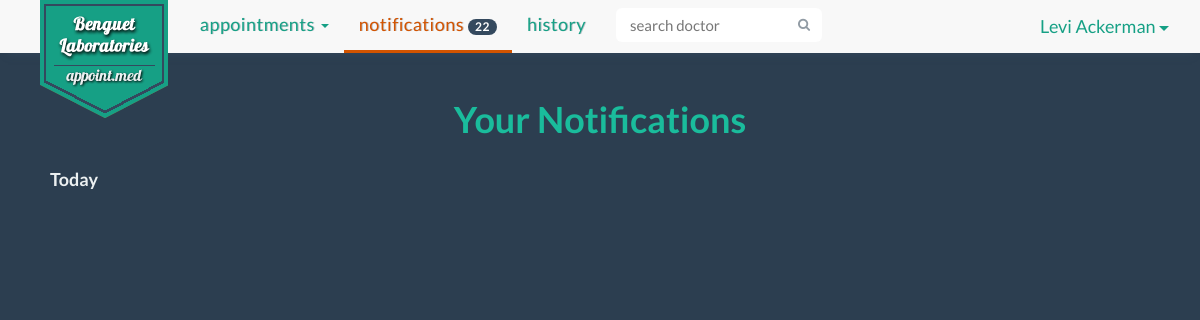
The app's page /notifications.php (signed in), older data.
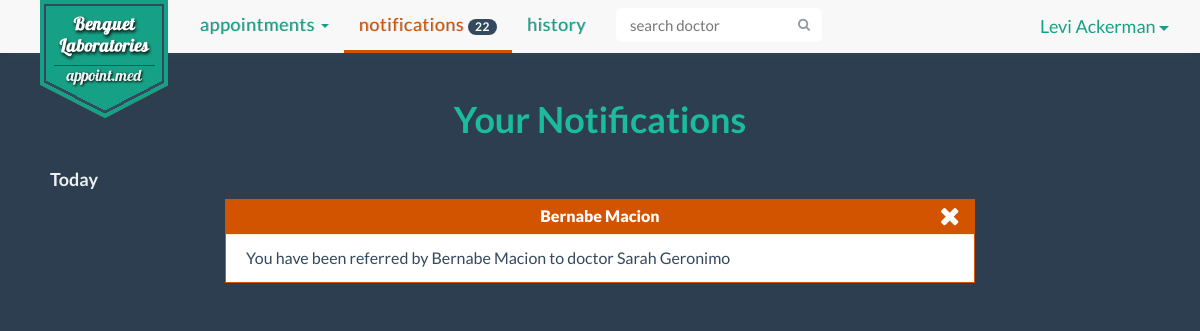
The same page, newer data.
### tables this page shows
CREATE TABLE IF NOT EXISTS `notification` (
  `indicator` varchar(100) NOT NULL,
  `doctor_id` varchar(100) NOT NULL,
  `patient_id` varchar(100) NOT NULL,
  `notif_id` varchar(100) NOT NULL,
  `notification` text NOT NULL,
  KEY `patient_id` (`patient_id`),
  KEY `notif_id` (`notif_id`),
  FULLTEXT KEY `doctor_id` (`doctor_id`)
);

CREATE TABLE IF NOT EXISTS `doctor` (
  `doctor_id` varchar(100) NOT NULL,
  `doctor_name` text NOT NULL,
  `specialization` text NOT NULL,
  `doctor_status` enum('On Leave','Emergency','In','Out','Sick Leave') NOT NULL,
  `email` varchar(100) NOT NULL,
  `username` varchar(100) NOT NULL,
  PRIMARY KEY (`doctor_id`),
  KEY `username` (`username`)
);

### notifications.php (the view, shortened to what this page needs)
<!DOCTYPE html>
<html lang="en">
    <?php
        include 'include/head.php';
        include 'connectdatabase.php';
    ?>
  <body>
    <div class="container">
        <?php
            $username = $_SESSION['username'];
            $result = mysqli_query($con, "SELECT * FROM patient WHERE username LIKE '$username'" );
            $row =  mysqli_fetch_array($result);
            $patient_id = $row['patient_id'];
            $n_result = mysqli_query($con, "SELECT * FROM notification WHERE patient_id LIKE '$patient_id'" );
        ?>
        <?php
            include 'include/pt-nav-start.php';
        ?>
                    <ul class="nav navbar-nav">
                        <li class="dropdown">
                            <a href="#" class="dropdown-toggle" data-toggle="dropdown" role="button" aria-expanded="false">Appointments <span class="caret"></span></a>
                        </li>
                        <li class="active"><a href="notifications.php">Notifications <span class="badge">22</span></a></li>
                        <li><a href="history.php">History</a></li>
        <?php
            include 'include/pt-nav-end.php';
        ?>
        <div class="container-fluid" id="notification">
            <div class="row">
                <div class="col-md-12">
                    <h1 class="text-center text-turquoise appmnt-h">Your Notifications</h1>
                </div>
                <div class="col-md-12">
                    <h2 class="text-left notif-h">Today</h2>
                </div>
                <?php
                while ($n_row =  mysqli_fetch_array($n_result)){
                    if($n_row['indicator'] == 'doctor'){
                    if($n_row['patient_id'] == $patient_id){
                        $n_id = $n_row['notif_id'];
                        $n_did = $n_row['doctor_id'];
                        $n_legend = mysqli_query($con, "SELECT * FROM notif_legend WHERE notif_id LIKE '$n_id'" );
                        $n_color =  mysqli_fetch_array($n_legend);
                        $d_result = mysqli_query($con, "SELECT * FROM doctor WHERE doctor_id LIKE '$n_did'" );
                        $doc =  mysqli_fetch_array($d_result);
                        if($n_color['color'] == 'red'){
                        echo '<div class="col-xs-12 col-md-8 col-md-offset-2">
                            <div class="panel panel-notif panel-danger">
                                <div class="panel-heading">'.$doc['doctor_name'].'
                                    <a href="#" title="cancel"><i class="fa fa-remove delete-btn"></i></a>
                                </div>
                                <div class="panel-body">
                                    '.$n_row['notification'].'
                                </div>
                            </div>
                        </div>';
                        } else if ($n_color['color'] == 'orange'){
                        echo '<div class="col-xs-12 col-md-8 col-md-offset-2">
                            <div class="panel panel-notif panel-warning">
                                <div class="panel-heading">'.$doc['doctor_name'].'
                                    <a href="#" title="cancel"><i class="fa fa-remove delete-btn"></i></a>
                                </div>
                                <div class="panel-body">
                                    '.$n_row['notification'].'
                                </div>
                            </div>
                        </div>';
                        }else if ($n_color['color'] == 'green'){
                        echo '<div class="col-xs-12 col-md-8 col-md-offset-2">
                            <div class="panel panel-notif panel-success">
                                <div class="panel-heading">'.$doc['doctor_name'].'
                                    <a href="#" title="cancel"><i class="fa fa-remove delete-btn"></i></a>
                                </div>
                                <div class="panel-body">
                                    '.$n_row['notification'].'
                                </div>
                            </div>
                        </div>';
                        } else if ($n_color['color'] == 'blue'){
                        echo '<div class="col-xs-12 col-md-8 col-md-offset-2">
                            <div class="panel panel-notif panel-info">
                                <div class="panel-heading">'.$doc['doctor_name'].'
                                    <a href="#" title="cancel"><i class="fa fa-remove delete-btn"></i></a>
                                </div>
                                <div class="panel-body">
                                    '.$n_row['notification'].'
                                </div>
                            </div>
                        </div>';
                        }
                    }
                }
                }
                ?>
            </div>
        </div>
    </div>
  </body>
</html>

Row changes from the older to the newer data that the page shows:
added notification: doctor.doctor_name "Bernabe Macion", notification "You have been referred by Bernabe Macion to doctor Sarah Geronimo"
